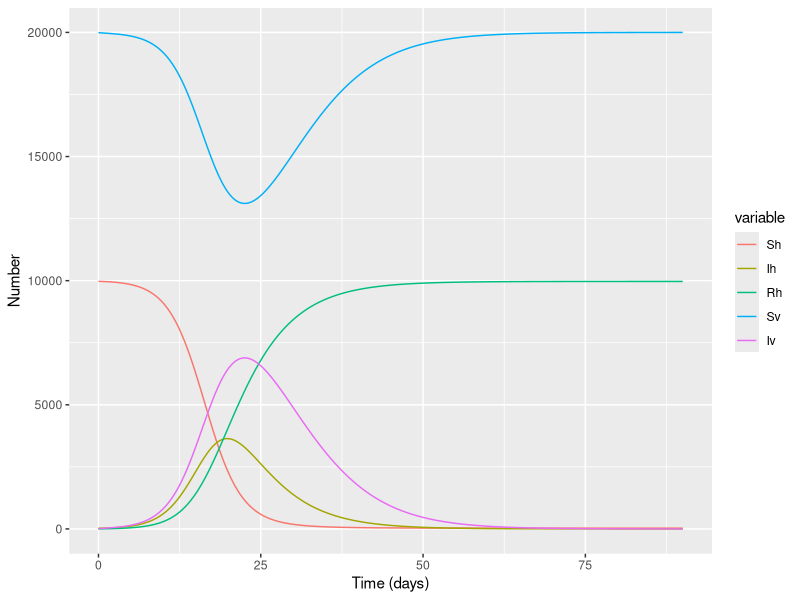

Write the R code that produced this figure.
# VBD = Vector-Borne Disease

# MODEL ASSUMPTIONS
# Vectors are mosquitoes and hosts are humans in this code
# There are no births, background deaths or disease-induced mortality in the host population.
# Vectors enter the population and die at the same rate.
# Vector survival is independent of infection status.
# Vector and host populations are homogeneous and well-mixed.
# transmission occurs only from vector to host and from host to vector.
#   (no host-host or vector-vector transmission)
# Hosts are infectious as soon as they are infected.
# Recovery induces permanent immunity in hosts.
# Vectors are infectious as soon as they get infected and remain infectious until they die.


# PACKAGES
library(deSolve)
library(reshape2)
library(ggplot2)


# MODEL INPUTS
Nh <- 10000  # human population number
Nv <- 20000  # vector population number

ph <- 0.28/100  # initial prevalence of infection in host population
pv <- 0.057/100  # initial prevalence of infection in vector population

initial_state_values <- c(Sh = Nh - ph*Nh, Ih = ph*Nh, Rh = 0,
                          Sv = Nv - pv*Nv, Iv = pv*Nv)

parameters <- c(a = 1,  # mosquito biting rate (per day)
                bv = 0.4,  # probability of vector getting infected by a host
                bh = 0.4,  # probability of host getting infected by a vector
                mu_v = 0.25,  # death rate of vectors (per day)
                r = 0.167)  # recovery rate of hosts (per day)

# Times
t <- seq(from = 0, to = 90, by = 0.1)


# MODEL FUNCTION
SIR_model_for_VBD <- function(time, state, parameters) {
  with(as.list(c(state, parameters)), {
    Nh <- Sh+Ih+Rh
    Nv < Sv+Iv
    
    dSv_dt = mu_v*Nv - (a*bv/Nh)*Sv*Ih - mu_v*Sv
    dIv_dt <- (a*bv/Nh)*Sv*Ih - mu_v*Iv
    
    dSh_dt <- -(a*bh/Nh)*Sh*Iv
    dIh_dt <- (a*bh/Nh)*Sh*Iv - r*Ih
    dRh_dt <- r*Ih
    
    return(list(c(dSh_dt, dIh_dt, dRh_dt,
                  dSv_dt, dIv_dt)))
  })
}


# MODEL OUTPUT
output <- as.data.frame(ode(y = initial_state_values,
                            times = t,
                            func = SIR_model_for_VBD,
                            parms = parameters))

output_long <- melt(output, id="time")
ggplot(data = output_long,
       aes(x = time,
           y = value,
           colour = variable,
           group = variable)) + geom_line() + xlab("Time (days)") + ylab("Number")
